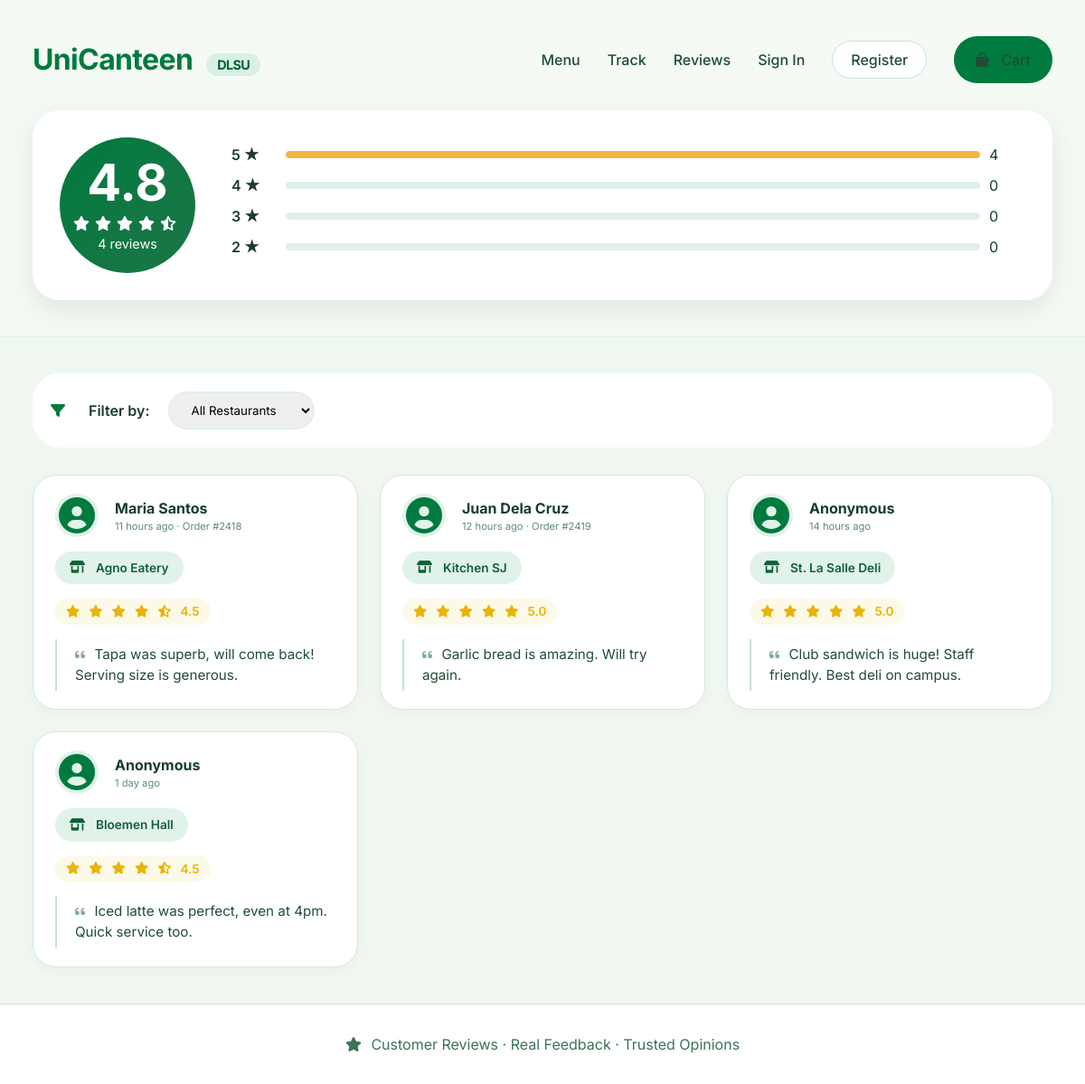
The page /frontend/reviews.php on the database its author committed.
### tables this page shows
CREATE TABLE Ratings (
    ID INT PRIMARY KEY AUTO_INCREMENT,
    restaurant_ID INT,
    order_ID INT UNIQUE,
    rating DECIMAL(3, 2) CHECK (rating BETWEEN 1.0 AND 5.0),
    review TEXT,
    timestamp TIMESTAMP DEFAULT CURRENT_TIMESTAMP,
    FOREIGN KEY (restaurant_ID) REFERENCES Restaurants(ID) ON DELETE CASCADE,
    FOREIGN KEY (order_ID) REFERENCES Orders(ID) ON DELETE CASCADE
);

CREATE TABLE Orders (
    ID INT PRIMARY KEY AUTO_INCREMENT,
    customer_ID INT,
    restaurant_ID INT,
    total_amount DECIMAL(10, 2) NOT NULL,
    status ENUM('P', 'PR', 'R', 'C') DEFAULT 'P',
    queue_number INT,
    payment_method ENUM('cash', 'gcash', 'card') DEFAULT 'cash',
    order_date TIMESTAMP DEFAULT CURRENT_TIMESTAMP,
    pickup_time TIME,
    FOREIGN KEY (customer_ID) REFERENCES Users(ID),
    FOREIGN KEY (restaurant_ID) REFERENCES Restaurants(ID)
);

CREATE TABLE Restaurants (
    ID INT PRIMARY KEY AUTO_INCREMENT,
    name VARCHAR(60) NOT NULL,
    address VARCHAR(100),
    description TEXT,
    logo_url VARCHAR(255),
    owner_ID INT,
    is_open BOOLEAN DEFAULT TRUE,
    created_at TIMESTAMP DEFAULT CURRENT_TIMESTAMP,
    FOREIGN KEY (owner_ID) REFERENCES Users(ID)
);

### config/config.php (called while the page is built, shortened)
<?php
if (!function_exists('url')) {
    function url($path = '') {
        return BASE_PATH . ltrim($path, '/');
    }
}
if (!function_exists('getTimeAgo')) {
    function getTimeAgo($timestamp) {
        $time_ago = strtotime($timestamp);
        $current_time = time();
        $time_difference = $current_time - $time_ago;
        $seconds = $time_difference;
        $minutes = round($seconds / 60);
        $hours = round($seconds / 3600);
        $days = round($seconds / 86400);
        if ($seconds < 60) {
            return "Just now";
        } else if ($minutes < 60) {
            return $minutes . " minute" . ($minutes > 1 ? "s" : "") . " ago";
        } else if ($hours < 24) {
            return $hours . " hour" . ($hours > 1 ? "s" : "") . " ago";
        } else {
            return $days . " day" . ($days > 1 ? "s" : "") . " ago";
        }
    }
}
?>

### frontend/reviews.php (the view, shortened to what this page needs)
<?php
require_once __DIR__ . '/../config/config.php';
$db = Database::getInstance()->getConnection();
$page = isset($_GET['page_num']) ? intval($_GET['page_num']) : 1;
$limit = 10;
$offset = ($page - 1) * $limit;
$reviewsQuery = "SELECT
    rt.*,
    r.name as restaurant_name,
    COALESCE(u.full_name, 'Anonymous') as reviewer_name,
    u.email,
    o.queue_number as order_number
    FROM Ratings rt
    JOIN Restaurants r ON rt.restaurant_ID = r.ID
    LEFT JOIN Orders o ON rt.order_ID = o.ID
    LEFT JOIN Users u ON o.customer_ID = u.ID";
$reviewParams = [];
$reviewTypes = "";
$reviewsQuery .= " ORDER BY rt.timestamp DESC LIMIT ? OFFSET ?";
$reviewParams[] = $limit;
$reviewParams[] = $offset;
$reviewTypes .= "ii";
$reviewStmt = $db->prepare($reviewsQuery);
if (!empty($reviewParams)) {
    $reviewStmt->bind_param($reviewTypes, ...$reviewParams);
}
$reviewStmt->execute();
$reviews = $reviewStmt->get_result();
$statsQuery = "SELECT
    COUNT(*) as total_reviews,
    COALESCE(AVG(rating), 0) as avg_rating,
    SUM(CASE WHEN rating >= 4.5 THEN 1 ELSE 0 END) as five_star,
    SUM(CASE WHEN rating >= 3.5 AND rating < 4.5 THEN 1 ELSE 0 END) as four_star,
    SUM(CASE WHEN rating >= 2.5 AND rating < 3.5 THEN 1 ELSE 0 END) as three_star,
    SUM(CASE WHEN rating < 2.5 THEN 1 ELSE 0 END) as two_star
    FROM Ratings";
$statsStmt = $db->prepare($statsQuery);
$statsStmt->execute();
$stats = $statsStmt->get_result()->fetch_assoc();
?>
<!DOCTYPE html>
<html lang="en">
<head>
    <link rel="stylesheet" href="https://cdnjs.cloudflare.com/ajax/libs/font-awesome/6.0.0-beta3/css/all.min.css">
    <link rel="stylesheet" href="<?php echo url('assets/styles.css'); ?>">
</head>
<body>
    <div class="main-content">
        <section class="reviews-header">
            <div class="wrapper">
                <nav class="customer-nav">
                    <a href="index.php?page=customer" class="logo">UniCanteen <span>DLSU</span></a>
                    <div class="customer-nav-links">
                        <a href="index.php?page=customer#menu">Menu</a>
                        <a href="index.php?page=customer#track">Track</a>
                        <a href="index.php?page=reviews">Reviews</a>
                        <?php if (isset($_SESSION['user_id'])): ?>
                            <a
                                href="index.php?page=profile"><?php echo htmlspecialchars(explode(' ', $_SESSION['user_name'] ?? 'Profile')[0]); ?></a>
                            <a href="index.php?page=logout" class="btn-outline">Logout</a>
                        <?php else: ?>
                            <a href="index.php?page=login">Sign In</a>
                            <a href="index.php?page=register" class="btn-outline">Register</a>
                        <?php endif; ?>
                        <a href="index.php?page=cart" class="btn-primary">
                            <i class="fas fa-bag-shopping"></i> Cart
                        </a>
                    </div>
                </nav>
                <div class="rating-big">
                    <div class="rating-circle">
                        <span class="number"><?php echo number_format($stats['avg_rating'], 1); ?></span>
                        <span class="stars">
                            <?php
                            $avg = $stats['avg_rating'];
                            for ($i = 1; $i <= 5; $i++):
                                if ($i <= floor($avg))
                                    echo '<i class="fas fa-star"></i>';
                                elseif ($i - 0.5 <= $avg)
                                    echo '<i class="fas fa-star-half-alt"></i>';
                                else
                                    echo '<i class="far fa-star"></i>';
                            endfor;
                            ?>
                        </span>
                        <span style="font-size: 0.9rem;"><?php echo $stats['total_reviews']; ?> reviews</span>
                    </div>
                    <div class="rating-bars">
                        <?php
                        $ratings = [
                            5 => $stats['five_star'],
                            4 => $stats['four_star'],
                            3 => $stats['three_star'],
                            2 => $stats['two_star']
                        ];
                        foreach ($ratings as $stars => $count):
                            $percentage = $stats['total_reviews'] > 0 ? ($count / $stats['total_reviews']) * 100 : 0;
                            ?>
                            <div class="rating-bar">
                                <span class="bar-label"><?php echo $stars; ?> ★</span>
                                <div class="bar-progress">
                                    <div class="bar-fill" style="width: <?php echo $percentage; ?>%"></div>
                                </div>
                                <span style="min-width: 40px;"><?php echo $count; ?></span>
                            </div>
                        <?php endforeach; ?>
                    </div>
                </div>
            </div>
        </section>
        <div class="wrapper">
            <div class="filter-section">
                <i class="fas fa-filter" style="color: #007a3e;"></i>
                <span style="font-weight: 600;">Filter by:</span>
                <select onchange="window.location.href='index.php?page=reviews&restaurant=' + this.value"
                    style="padding: 10px 20px; border: 2px solid #e0f0e8; border-radius: 30px; font-family: 'Inter', sans-serif;">
                    <option value="0">All Restaurants</option>
                </select>
            </div>
            <div class="reviews-grid">
                <?php if ($reviews->num_rows > 0): ?>
                    <?php while ($review = $reviews->fetch_assoc()): ?>
                        <div class="review-card">
                            <div class="reviewer-avatar">
                                <i class="fas fa-user-circle" style="font-size: 2.5rem; color: #007a3e;"></i>
                                <div>
                                    <span
                                        class="name"><?php echo htmlspecialchars($review['reviewer_name'] ?? 'Anonymous'); ?></span>
                                    <div style="font-size: 0.7rem; color: #5f8b74;">
                                        <?php echo getTimeAgo($review['timestamp']); ?>
                                        <?php if ($review['order_number']): ?>
                                            · Order #<?php echo $review['order_number']; ?>
                                        <?php endif; ?>
                                    </div>
                                </div>
                            </div>
                            <div class="stall-badge">
                                <i class="fas fa-store-alt"></i> <?php echo htmlspecialchars($review['restaurant_name']); ?>
                            </div>
                            <div class="stars-container">
                                <?php
                                $rating = $review['rating'];
                                for ($i = 1; $i <= 5; $i++):
                                    if ($i <= floor($rating)):
                                        ?>
                                        <i class="fas fa-star"></i>
                                    <?php elseif ($i - 0.5 <= $rating): ?>
                                        <i class="fas fa-star-half-alt"></i>
                                    <?php else: ?>
                                        <i class="far fa-star"></i>
                                    <?php endif; endfor; ?>
                                <?php echo number_format($rating, 1); ?>
                            </div>
                            <div class="review-text">
                                <i class="fas fa-quote-left"></i>
                                <?php echo htmlspecialchars($review['review']); ?>
                            </div>
                        </div>
                    <?php endwhile; ?>
                <?php endif; ?>
            </div>
        </div>
        <footer class="footer-note">
            <i class="fas fa-star"></i> Customer Reviews · Real Feedback · Trusted Opinions
        </footer>
    </div>
</body>
</html>

### assets/styles.css (style rules this page uses)
:root { --dlsu-green: #007a3e; --dlsu-darkgreen: #006032; --dlsu-lightgreen: #eaf7f0; --white: #ffffff; --off-white: #f9fffc; --border-soft: #cae3d6; --text-muted: #2b5d42; --shadow-left: 4px 0 16px rgba(0, 80, 20, 0.08); --warning: #f5b342; --danger: #b13e3e; --success: #0c6e3a; }
* { margin: 0; padding: 0; box-sizing: border-box; }
body { font-family: 'Inter', sans-serif; background: #f0f7f0; color: #1e3a2f; line-height: 1.5; display: flex; min-height: 100vh; }
i { margin-right: 6px; }
.main-content { flex: 1; overflow-y: auto; margin-left: 108px; background: #f0f7f0; }
.wrapper { max-width: 1300px; margin: 0 auto; padding: 0 36px; }
.btn-outline { border: 1px solid var(--border-soft); background: white; padding: 8px 20px; border-radius: 36px; font-weight: 600; color: var(--dlsu-green); text-decoration: none; transition: all 0.2s; cursor: pointer; }
.btn-primary { background: var(--dlsu-green); color: white; border: none; padding: 14px 24px; border-radius: 40px; font-weight: 600; cursor: pointer; transition: all 0.2s ease; display: inline-flex; align-items: center; justify-content: center; gap: 8px; text-decoration: none; flex: 1; }
.customer-nav { display: flex; justify-content: space-between; align-items: center; padding: 22px 0; }
.logo { font-weight: 700; font-size: 2rem; letter-spacing: -0.02em; color: var(--dlsu-green); text-decoration: none; }
.logo span { background: #d9f0e4; color: var(--dlsu-darkgreen); font-size: 0.9rem; padding: 4px 12px; border-radius: 50px; margin-left: 8px; }
.customer-nav-links { display: flex; gap: 30px; align-items: center; }
.customer-nav-links a { text-decoration: none; font-weight: 500; color: #1f4d35; transition: color 0.2s; }
.reviews-grid { display: flex; flex-direction: column; gap: 16px; margin: 28px 0 32px; }
.review-card { background: var(--white); border-radius: 26px; padding: 20px 24px; border: 1px solid #d0eadb; box-shadow: 0 4px 12px rgba(0, 60, 20, 0.03); display: flex; flex-wrap: wrap; align-items: center; gap: 16px 20px; transition: all 0.1s ease; }
.reviewer-avatar { display: flex; align-items: center; gap: 12px; min-width: 160px; }
.reviewer-avatar i { font-size: 2.2rem; color: var(--dlsu-green); background: #e1f3e9; width: 48px; height: 48px; border-radius: 50%; display: flex; align-items: center; justify-content: center; }
.reviewer-avatar .name { font-weight: 700; font-size: 1rem; color: #173e2b; }
.stall-badge { background: #e1f2e8; border-radius: 40px; padding: 8px 16px; font-size: 0.85rem; font-weight: 600; color: #0e6138; display: inline-flex; align-items: center; gap: 6px; white-space: nowrap; }
.stars-container { display: flex; align-items: center; gap: 4px; color: #eab308; background: #fbf9e8; padding: 4px 12px; border-radius: 40px; font-size: 0.85rem; font-weight: 600; }
.review-text { flex: 2; min-width: 240px; color: #214d34; font-size: 0.95rem; line-height: 1.5; padding: 6px 0 6px 20px; border-left: 2px solid #c5e3d3; }
.review-text i { color: #4f8b6b; opacity: 0.7; margin-right: 6px; font-size: 0.8rem; }
.footer-note { text-align: center; padding: 32px; color: #3b7455; background: white; border-top: 1px solid var(--border-soft); margin-top: 40px; }

### rows shown on the page
ratings: reviewer_name "Maria Santos", timestamp "11 hours ago", order_ID.queue_number "2418", restaurant_ID.name "Agno Eatery", rating "4.5", review "Tapa was superb, will come back! Serving size is generous."
ratings: reviewer_name "Juan Dela Cruz", timestamp "12 hours ago", order_ID.queue_number "2419", restaurant_ID.name "Kitchen SJ", rating "5.0", review "Garlic bread is amazing. Will try again."
ratings: reviewer_name "Anonymous", timestamp "14 hours ago", restaurant_ID.name "St. La Salle Deli", rating "5.0", review "Club sandwich is huge! Staff friendly. Best deli on campus."
ratings: reviewer_name "Anonymous", timestamp "1 day ago", restaurant_ID.name "Bloemen Hall", rating "4.5", review "Iced latte was perfect, even at 4pm. Quick service too."

### other values the page prints
$stats['avg_rating'] "4.8"
$stats['total_reviews'] "4"
$stars "5"
$count "4"
$stars "4"
$count "0"
$stars "3"
$stars "2"
